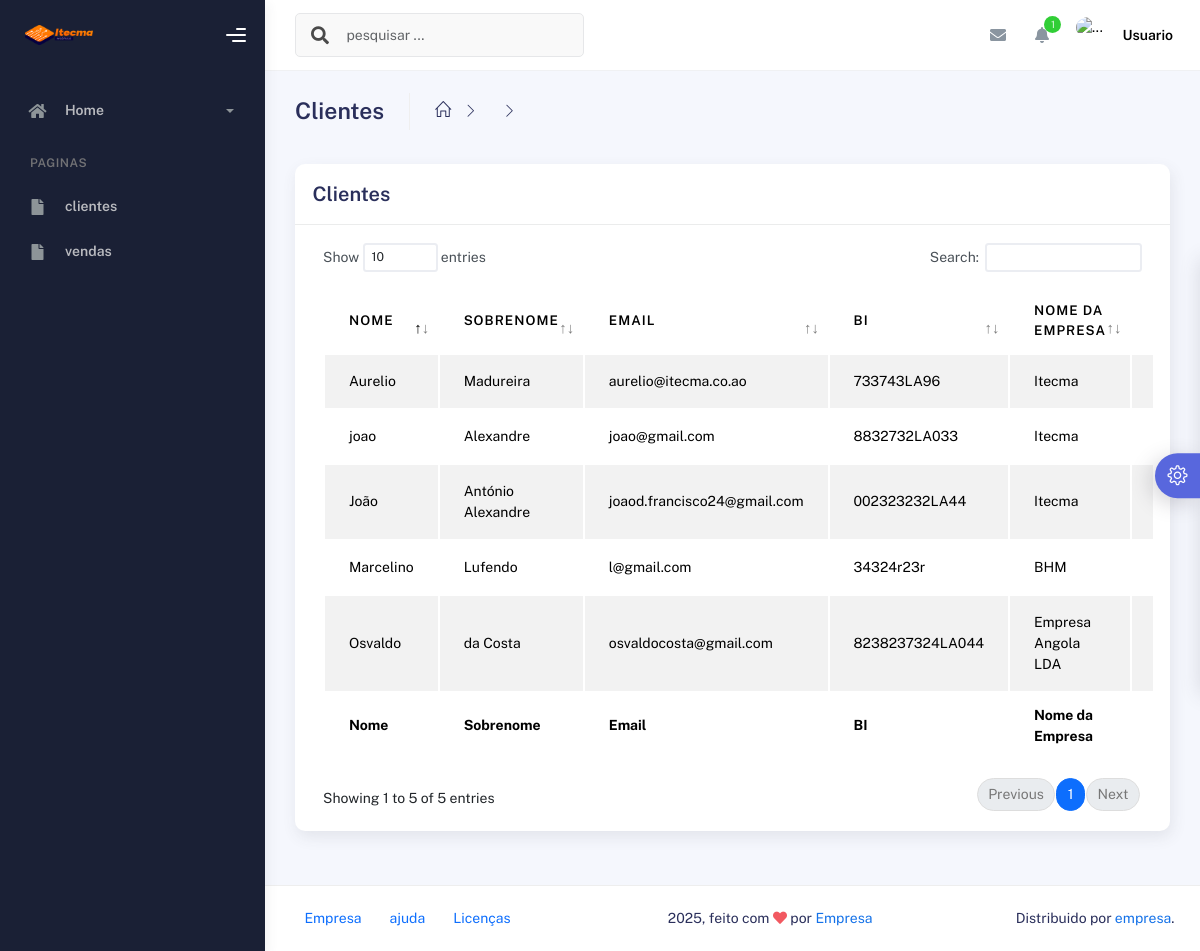
Screenshot of /Admin/clientes.php with the database file from the repository.
### tables this page shows
CREATE TABLE `tb_cliente` (
  `id_cliente` int(11) NOT NULL,
  `nome` varchar(100) NOT NULL,
  `sobrenome` varchar(100) NOT NULL,
  `email` varchar(100) NOT NULL,
  `telefone` varchar(255) NOT NULL,
  `bi` varchar(100) NOT NULL,
  `nome_empresa` varchar(100) NOT NULL,
  `nif_empresa` varchar(100) NOT NULL,
  `provincia` varchar(100) NOT NULL,
  `municipio` varchar(100) NOT NULL,
  `endereco` varchar(255) NOT NULL,
  `arquivo_bi_nif` varchar(100) NOT NULL,
  `passe` varchar(100) NOT NULL,
  `data` datetime NOT NULL DEFAULT current_timestamp()
);

### Admin/clientes.php (the view, shortened to what this page needs)
<?php
include("./conexao.php");
?>
<!DOCTYPE html>
<html lang="en">
  <head>
    <link rel="stylesheet" href="./assets/css/bootstrap.min.css" />
    <link rel="stylesheet" href="./assets/css/plugins.min.css" />
    <link rel="stylesheet" href="./assets/css/kaiadmin.min.css" />
    <link rel="stylesheet" href="./assets/css/demo.css" />
  </head>
  <body>
    <div class="wrapper">
      <div class="sidebar" data-background-color="dark">
        <div class="sidebar-logo">
          <div class="logo-header" data-background-color="dark">
            <a href="./index.php" class="logo">
              <img
                src="../img/logo.png"
                alt="navbar brand"
                class="navbar-brand"
                height="20"
              />
            </a>
            <div class="nav-toggle">
              <button class="btn btn-toggle toggle-sidebar">
                <i class="gg-menu-right"></i>
              </button>
            </div>
          </div>
        </div>
        <div class="sidebar-wrapper scrollbar scrollbar-inner">
          <div class="sidebar-content">
            <ul class="nav nav-secondary">
              <li class="nav-item">
                <a
                  data-bs-toggle="collapse"
                  href="#dashboard"
                  class="collapsed"
                  aria-expanded="false"
                >
                <i class="fas fa-home"></i>
                <p>Home</p>
                <span class="caret"></span>
              </a>
              </li>
              <li class="nav-section">
                <h4 class="text-section">paginas</h4>
              </li>
              <li class="nav-item">
                <a href="./clientes.php">
                  <i class="fas fa-file"></i>
                  <p>clientes</p>
                </a>
              </li>
              <li class="nav-item">
                <a href="./dominios_comprados.php">
                  <i class="fas fa-file"></i>
                  <p>vendas</p>
                </a>
              </li>
            </ul>
          </div>
        </div>
      </div>
      <div class="main-panel">
        <div class="main-header">
          <?php
include("./navbar.php");
?>
        </div>
        <div class="container">
          <div class="page-inner">
            <div class="page-header">
              <h3 class="fw-bold mb-3">Clientes</h3>
              <ul class="breadcrumbs mb-3">
                <li class="nav-home">
                  <a href="#">
                    <i class="icon-home"></i>
                  </a>
                </li>
                <li class="separator">
                  <i class="icon-arrow-right"></i>
                </li>
                <li class="separator">
                  <i class="icon-arrow-right"></i>
                </li>
              </ul>
            </div>
            <div class="row">
              <div class="col-md-12">
                <div class="card">
                  <div class="card-header">
                    <h4 class="card-title">Clientes</h4>
                  </div>
                  <div class="card-body">
                    <div class="table-responsive">
                    <?php
$query = "SELECT nome, sobrenome, email, bi, nome_empresa, nif_empresa FROM tb_cliente";
$stmt = $conn->prepare($query);
$stmt->execute();
$clientes = $stmt->fetchAll(PDO::FETCH_ASSOC);
?>
<table
    id="basic-datatables"
    class="display table table-striped table-hover"
>
    <thead>
        <tr>
            <th>Nome</th>
            <th>Sobrenome</th>
            <th>Email</th>
            <th>BI</th>
            <th>Nome da Empresa</th>
            <th>NIF</th>
        </tr>
    </thead>
    <tfoot>
        <tr>
            <th>Nome</th>
            <th>Sobrenome</th>
            <th>Email</th>
            <th>BI</th>
            <th>Nome da Empresa</th>
            <th>NIF</th>
        </tr>
    </tfoot>
    <tbody>
        <?php
        if (!empty($clientes)) {
            foreach ($clientes as $cliente) {
                echo "<tr>";
                echo "<td>{$cliente['nome']}</td>";
                echo "<td>{$cliente['sobrenome']}</td>";
                echo "<td>{$cliente['email']}</td>";
                echo "<td>{$cliente['bi']}</td>";
                echo "<td>{$cliente['nome_empresa']}</td>";
                echo "<td>{$cliente['nif_empresa']}</td>";
                echo "</tr>";
            }
        } else {
            echo "<tr><td colspan='6'>Nenhum cliente encontrado</td></tr>";
        }
        ?>
    </tbody>
</table>
                    </div>
                  </div>
                </div>
              </div>
            </div>
          </div>
        </div>
        <footer class="footer">
          <div class="container-fluid d-flex justify-content-between">
            <nav class="pull-left">
              <ul class="nav">
                <li class="nav-item">
                  <a class="nav-link" href="#">
                    Empresa
                  </a>
                </li>
                <li class="nav-item">
                  <a class="nav-link" href="#"> ajuda </a>
                </li>
                <li class="nav-item">
                  <a class="nav-link" href="#"> Licenças </a>
                </li>
              </ul>
            </nav>
            <div class="copyright">
              2025, feito com <i class="fa fa-heart heart text-danger"></i> por
              <a href="#">Empresa</a>
            </div>
            <div>
              Distribuido por
              <a target="_blank" href="#">empresa</a>.
            </div>
          </div>
        </footer>
      </div>
      <div class="custom-template">
        <div class="custom-toggle">
          <i class="icon-settings"></i>
        </div>
      </div>
    </div>
  </body>
</html>

### Admin/navbar.php (shortened to what this page needs)
<nav
            class="navbar navbar-header navbar-header-transparent navbar-expand-lg border-bottom">
            <div class="container-fluid">
              <nav
                class="navbar navbar-header-left navbar-expand-lg navbar-form nav-search p-0 d-none d-lg-flex"
              >
                <div class="input-group">
                  <div class="input-group-prepend">
                    <button type="submit" class="btn btn-search pe-1">
                      <i class="fa fa-search search-icon"></i>
                    </button>
                  </div>
                  <input
                    type="text"
                    placeholder="pesquisar ..."
                    class="form-control"
                  />
                </div>
              </nav>
              <ul class="navbar-nav topbar-nav ms-md-auto align-items-center">
                <li class="nav-item topbar-icon dropdown hidden-caret">
                  <a
                    class="nav-link dropdown-toggle"
                    href="#"
                    id="messageDropdown"
                    role="button"
                    data-bs-toggle="dropdown"
                    aria-haspopup="true"
                    aria-expanded="false"
                  >
                    <i class="fa fa-envelope"></i>
                  </a>
                </li>
                <li class="nav-item topbar-icon dropdown hidden-caret">
                  <a
                    class="nav-link dropdown-toggle"
                    href="#"
                    id="notifDropdown"
                    role="button"
                    data-bs-toggle="dropdown"
                    aria-haspopup="true"
                    aria-expanded="false"
                  >
                    <i class="fa fa-bell"></i>
                    <span class="notification">1</span>
                  </a>
                </li>
                <li class="nav-item topbar-user dropdown hidden-caret">
                  <a
                    class="dropdown-toggle profile-pic"
                    data-bs-toggle="dropdown"
                    href="#"
                    aria-expanded="false"
                  >
                    <div class="avatar-sm">
                      <img
                        src="assets/img/profile.jpg"
                        alt="..."
                        class="avatar-img rounded-circle"
                      />
                    </div>
                    <span class="profile-username">
                      <span class="fw-bold">Usuario</span>
                    </span>
                  </a>
                </li>
              </ul>
            </div>
          </nav>

### Admin/assets/css/demo.css (style rules this page uses)
.custom-template { position: fixed; top: 50%; transform: translateY(-50%); right: -325px; width: 325px; height: max-content; display: block; z-index: 1; background: #ffffff; transition: all .3s; z-index: 1003; box-shadow: -1px 1px 20px rgba(69, 65, 78, 0.15); border-top-left-radius: 5px; border-bottom-left-radius: 5px; transition: all .5s; }
.custom-template .custom-toggle { position: absolute; width: 45px; height: 45px; background: #5867dd; top: 50%; left: -45px; transform: translateY(-50%); display: flex; align-items: center; justify-content: center; text-align: center; border-top-left-radius: 30px; border-bottom-left-radius: 30px; cursor: pointer; color: #ffffff; box-shadow: -5px 5px 20px rgba(69, 65, 78, 0.21); }
.custom-template .custom-toggle i { font-size: 20px; animation: 1.3s spin linear infinite; }

### rows the page displays
tb_cliente: nome "Marcelino", sobrenome "Lufendo", email "l@gmail.com", bi "34324r23r", nome_empresa "BHM"
tb_cliente: nome "João", sobrenome "António Alexandre", email "joaod.francisco24@gmail.com", bi "002323232LA44", nome_empresa "Itecma"
tb_cliente: nome "Osvaldo", sobrenome "da Costa", email "osvaldocosta@gmail.com", bi "8238237324LA044", nome_empresa "Empresa Angola LDA"
tb_cliente: nome "joao", sobrenome "Alexandre", email "joao@gmail.com", bi "8832732LA033", nome_empresa "Itecma"
tb_cliente: nome "Aurelio", sobrenome "Madureira", email "aurelio@itecma.co.ao", bi "733743LA96", nome_empresa "Itecma"
